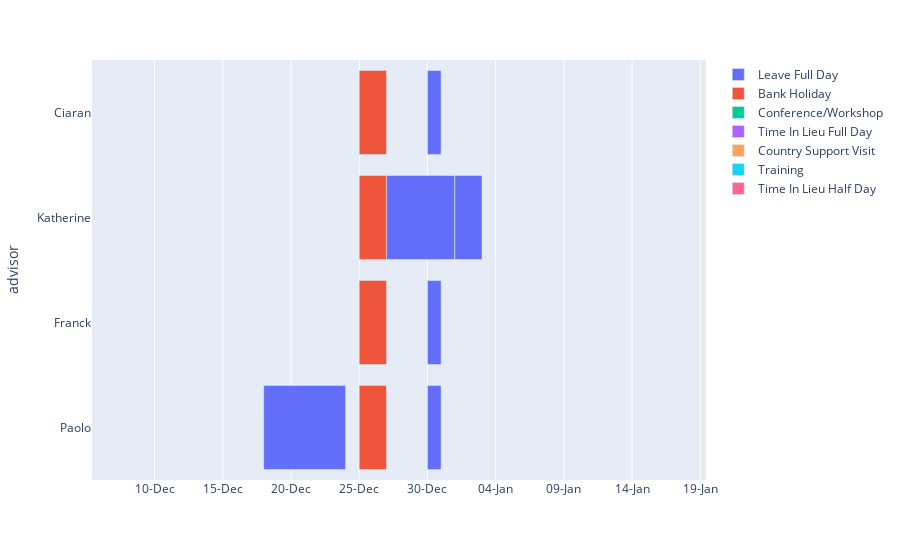

Write notebook code for a chart like this one.
### Code cell
def date_prettify(series):
    return f'{series:%d-%b-%Y}'

def create_color_col(series):
    if series=='Leave Full Day' or series=='Time In Lieu Full Day' or series=='Bank Holiday':
        hue = '#FA4032'
    elif series=='Leave Half Day' or series=='Time In Lieu Half Day':
        hue = '#FA812F'
    elif series=='Country Support Visit':
        hue='#FCC737'
    elif series=='Conference/Workshop' or series=='Training':
        hue='#FF2929'
    else:
        hue='#A6AEBF'
    
    return hue

# calendar['color'] = calendar.type.apply(create_color_col)
colors = [
    ('Leave Full Day','#FA4032'),('Time In Lieu Full Day','#FA4032'),('Bank Holiday','#FA4032'),
    ('Leave Half Day','#FA812F'),('Time In Lieu Half Day','#FA812F'),
    ('Conference/Workshop','#FF2929'),('Training','#FF2929')
]

hover_data={
    'start_date':False,
    'end_date':False,
    'advisor':False,
    'type':False,
    'from':calendar.start_date.apply(date_prettify),
    'to':calendar.end_date.apply(date_prettify),
    # 'Remarks':calendar.remarks if ~calendar.remarks.isna() else False
    # 'Country':calendar.remarks if calendar[calendar.type=='Country Support Visit'] else False
}

fig = px.timeline(
    data_frame=calendar,
    x_start='start_date',
    x_end='end_date',
    y='advisor',
    color='type',
    hover_name='type',
    hover_data=hover_data,
    text='remarks',
    range_x=[dt.today() - timedelta(15), dt.today() + timedelta(30)],
    labels={'type':''}
)
fig.update_traces(textposition='inside')
fig.update_xaxes(tickformat='%d-%b', dtick=86400000.0*5)

fig.show()

### Figure 1 — Plotly figure (JSON) as saved in the notebook; plotly's stock layout.template omitted (floating-point values rounded to 4 significant figures)
{"data": [{"alignmentgroup": "True", "base": ["2024-12-18T00:00:00", "2024-12-30T00:00:00", "2024-12-30T00:00:00", "2024-12-30T00:00:00", "2024-12-30T00:00:00", "2024-12-27T00:00:00"], "customdata": [["Leave Full Day", "18-Dec-2024", "24-Dec-2024"], ["Leave Full Day", "30-Dec-2024", "31-Dec-2024"], ["Leave Full Day", "30-Dec-2024", "31-Dec-2024"], ["Leave Full Day", "30-Dec-2024", "31-Dec-2024"], ["Leave Full Day", "30-Dec-2024", "31-Dec-2024"], ["Leave Full Day", "27-Dec-2024", "03-Jan-2025"]], "hovertemplate": "<b>%{hovertext}</b><br><br>remarks=%{text}<br>from=%{customdata[1]}<br>to=%{customdata[2]}<extra></extra>", "hovertext": ["Leave Full Day", "Leave Full Day", "Leave Full Day", "Leave Full Day", "Leave Full Day", "Leave Full Day"], "legendgroup": "Leave Full Day", "marker": {"color": "#636efa", "pattern": {"shape": ""}}, "name": "Leave Full Day", "offsetgroup": "Leave Full Day", "orientation": "h", "showlegend": true, "text": [null, null, null, null, null, null], "textposition": "inside", "type": "bar", "x": [518400000, 86400000, 86400000, 86400000, 86400000, 604800000], "xaxis": "x", "y": ["Paolo", "Paolo", "Franck", "Katherine", "Ciaran", "Katherine"], "yaxis": "y"}, {"alignmentgroup": "True", "base": ["2024-12-25T00:00:00", "2025-01-01T00:00:00", "2024-12-25T00:00:00", "2025-01-01T00:00:00", "2024-12-25T00:00:00", "2025-01-01T00:00:00", "2024-12-25T00:00:00", "2025-01-01T00:00:00"], "customdata": [["Bank Holiday", "25-Dec-2024", "27-Dec-2024"], ["Bank Holiday", "01-Jan-2025", "01-Jan-2025"], ["Bank Holiday", "25-Dec-2024", "27-Dec-2024"], ["Bank Holiday", "01-Jan-2025", "01-Jan-2025"], ["Bank Holiday", "25-Dec-2024", "27-Dec-2024"], ["Bank Holiday", "01-Jan-2025", "01-Jan-2025"], ["Bank Holiday", "25-Dec-2024", "27-Dec-2024"], ["Bank Holiday", "01-Jan-2025", "01-Jan-2025"]], "hovertemplate": "<b>%{hovertext}</b><br><br>remarks=%{text}<br>from=%{customdata[1]}<br>to=%{customdata[2]}<extra></extra>", "hovertext": ["Bank Holiday", "Bank Holiday", "Bank Holiday", "Bank Holiday", "Bank Holiday", "Bank Holiday", "Bank Holiday", "Bank Holiday"], "legendgroup": "Bank Holiday", "marker": {"color": "#EF553B", "pattern": {"shape": ""}}, "name": "Bank Holiday", "offsetgroup": "Bank Holiday", "orientation": "h", "showlegend": true, "text": [null, null, null, null, null, null, null, null], "textposition": "inside", "type": "bar", "x": [172800000, 0, 172800000, 0, 172800000, 0, 172800000, 0], "xaxis": "x", "y": ["Paolo", "Paolo", "Franck", "Franck", "Katherine", "Katherine", "Ciaran", "Ciaran"], "yaxis": "y"}, {"alignmentgroup": "True", "base": ["2024-11-01T00:00:00", "2024-11-01T00:00:00"], "customdata": [["Conference/Workshop", "01-Nov-2024", "01-Nov-2024"], ["Conference/Workshop", "01-Nov-2024", "08-Nov-2024"]], "hovertemplate": "<b>%{hovertext}</b><br><br>remarks=%{text}<br>from=%{customdata[1]}<br>to=%{customdata[2]}<extra></extra>", "hovertext": ["Conference/Workshop", "Conference/Workshop"], "legendgroup": "Conference/Workshop", "marker": {"color": "#00cc96", "pattern": {"shape": ""}}, "name": "Conference/Workshop", "offsetgroup": "Conference/Workshop", "orientation": "h", "showlegend": true, "text": ["Climate Workshop Kenya", "Climate, Health Workshop Kenya"], "textposition": "inside", "type": "bar", "x": [0, 604800000], "xaxis": "x", "y": ["Paolo", "Franck"], "yaxis": "y"}, {"alignmentgroup": "True", "base": ["2024-11-07T00:00:00", "2024-11-13T00:00:00", "2024-12-12T00:00:00"], "customdata": [["Time In Lieu Full Day", "07-Nov-2024", "08-Nov-2024"], ["Time In Lieu Full Day", "13-Nov-2024", "15-Nov-2024"], ["Time In Lieu Full Day", "12-Dec-2024", "12-Dec-2024"]], "hovertemplate": "<b>%{hovertext}</b><br><br>remarks=%{text}<br>from=%{customdata[1]}<br>to=%{customdata[2]}<extra></extra>", "hovertext": ["Time In Lieu Full Day", "Time In Lieu Full Day", "Time In Lieu Full Day"], "legendgroup": "Time In Lieu Full Day", "marker": {"color": "#ab63fa", "pattern": {"shape": ""}}, "name": "Time In Lieu Full Day", "offsetgroup": "Time In Lieu Full Day", "orientation": "h", "showlegend": true, "text": [null, null, null], "textposition": "inside", "type": "bar", "x": [86400000, 172800000, 0], "xaxis": "x", "y": ["Paolo", "Katherine", "Ciaran"], "yaxis": "y"}, {"alignmentgroup": "True", "base": ["2024-11-22T00:00:00", "2024-11-01T00:00:00", "2024-11-21T00:00:00"], "customdata": [["Country Support Visit", "22-Nov-2024", "01-Dec-2024"], ["Country Support Visit", "01-Nov-2024", "01-Nov-2024"], ["Country Support Visit", "21-Nov-2024", "05-Dec-2024"]], "hovertemplate": "<b>%{hovertext}</b><br><br>remarks=%{text}<br>from=%{customdata[1]}<br>to=%{customdata[2]}<extra></extra>", "hovertext": ["Country Support Visit", "Country Support Visit", "Country Support Visit"], "legendgroup": "Country Support Visit", "marker": {"color": "#FFA15A", "pattern": {"shape": ""}}, "name": "Country Support Visit", "offsetgroup": "Country Support Visit", "orientation": "h", "showlegend": true, "text": ["Syria", "Ethiopia", "Bangladesh"], "textposition": "inside", "type": "bar", "x": [777600000, 0, 1209600000], "xaxis": "x", "y": ["Franck", "Katherine", "Ciaran"], "yaxis": "y"}, {"alignmentgroup": "True", "base": ["2024-11-06T00:00:00"], "customdata": [["Training", "06-Nov-2024", "08-Nov-2024"]], "hovertemplate": "<b>%{hovertext}</b><br><br>remarks=%{text}<br>from=%{customdata[1]}<br>to=%{customdata[2]}<extra></extra>", "hovertext": ["Training"], "legendgroup": "Training", "marker": {"color": "#19d3f3", "pattern": {"shape": ""}}, "name": "Training", "offsetgroup": "Training", "orientation": "h", "showlegend": true, "text": ["GWR Drilling Course"], "textposition": "inside", "type": "bar", "x": [172800000], "xaxis": "x", "y": ["Katherine"], "yaxis": "y"}, {"alignmentgroup": "True", "base": ["2024-11-28T00:00:00"], "customdata": [["Time In Lieu Half Day", "28-Nov-2024", "28-Nov-2024"]], "hovertemplate": "<b>%{hovertext}</b><br><br>remarks=%{text}<br>from=%{customdata[1]}<br>to=%{customdata[2]}<extra></extra>", "hovertext": ["Time In Lieu Half Day"], "legendgroup": "Time In Lieu Half Day", "marker": {"color": "#FF6692", "pattern": {"shape": ""}}, "name": "Time In Lieu Half Day", "offsetgroup": "Time In Lieu Half Day", "orientation": "h", "showlegend": true, "text": [null], "textposition": "inside", "type": "bar", "x": [0], "xaxis": "x", "y": ["Katherine"], "yaxis": "y"}], "layout": {"barmode": "overlay", "legend": {"title": {"text": ""}, "tracegroupgap": 0}, "margin": {"t": 60}, "xaxis": {"anchor": "y", "domain": [0, 1], "dtick": 432000000, "range": ["2024-12-05T09:59:34.137305", "2025-01-19T09:59:34.137305"], "tickformat": "%d-%b", "type": "date"}, "yaxis": {"anchor": "x", "domain": [0, 1], "title": {"text": "advisor"}}}}
